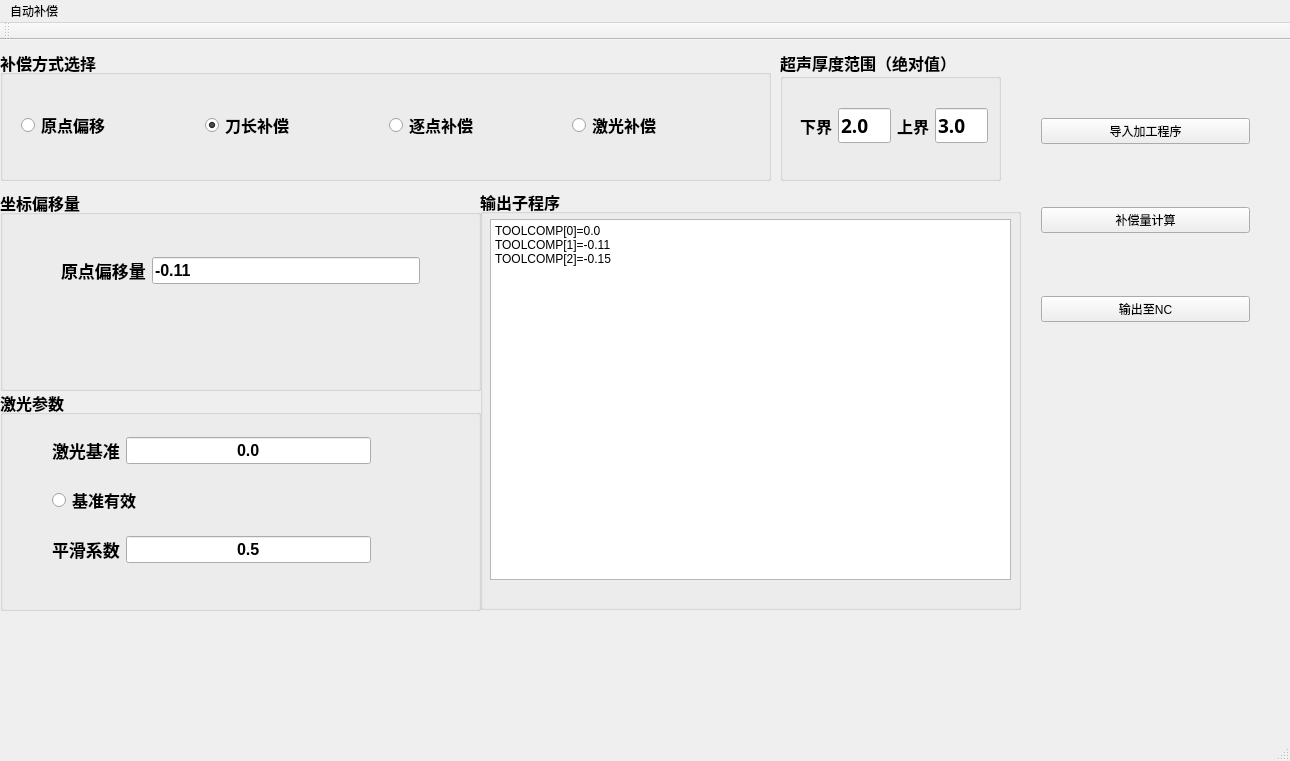
<?xml version="1.0" encoding="UTF-8"?>
<ui version="4.0">
 <class>ultra_compensateClass</class>
 <widget class="QMainWindow" name="ultra_compensateClass">
  <property name="geometry">
   <rect>
    <x>0</x>
    <y>0</y>
    <width>1290</width>
    <height>761</height>
   </rect>
  </property>
  <property name="windowTitle">
   <string>ultra_compensate</string>
  </property>
  <widget class="QWidget" name="centralWidget">
   <widget class="QGroupBox" name="groupBox">
    <property name="geometry">
     <rect>
      <x>0</x>
      <y>10</y>
      <width>771</width>
      <height>131</height>
     </rect>
    </property>
    <property name="font">
     <font>
      <pointsize>12</pointsize>
      <weight>75</weight>
      <bold>true</bold>
     </font>
    </property>
    <property name="title">
     <string>补偿方式选择</string>
    </property>
    <widget class="QWidget" name="layoutWidget">
     <property name="geometry">
      <rect>
       <x>10</x>
       <y>30</y>
       <width>751</width>
       <height>91</height>
      </rect>
     </property>
     <layout class="QHBoxLayout" name="horizontalLayout">
      <item>
       <widget class="QRadioButton" name="rtn_origin_move">
        <property name="text">
         <string>原点偏移</string>
        </property>
       </widget>
      </item>
      <item>
       <widget class="QRadioButton" name="rtn_tool_comp">
        <property name="text">
         <string>刀长补偿</string>
        </property>
        <property name="checked">
         <bool>true</bool>
        </property>
       </widget>
      </item>
      <item>
       <widget class="QRadioButton" name="rtn_p2p_comp">
        <property name="text">
         <string>逐点补偿</string>
        </property>
       </widget>
      </item>
      <item>
       <widget class="QRadioButton" name="rtn_laser_comp">
        <property name="text">
         <string>激光补偿</string>
        </property>
       </widget>
      </item>
     </layout>
    </widget>
   </widget>
   <widget class="QWidget" name="layoutWidget">
    <property name="geometry">
     <rect>
      <x>1030</x>
      <y>10</y>
      <width>231</width>
      <height>341</height>
     </rect>
    </property>
    <layout class="QVBoxLayout" name="layout_ptn_compensate">
     <item>
      <widget class="QPushButton" name="ptn_import_proc">
       <property name="text">
        <string>导入加工程序</string>
       </property>
      </widget>
     </item>
     <item>
      <widget class="QPushButton" name="ptn_compensate_cal">
       <property name="text">
        <string>补偿量计算</string>
       </property>
      </widget>
     </item>
     <item>
      <widget class="QPushButton" name="ptn_output2NC">
       <property name="text">
        <string>输出至NC</string>
       </property>
      </widget>
     </item>
    </layout>
   </widget>
   <widget class="QGroupBox" name="groupBox_2">
    <property name="geometry">
     <rect>
      <x>0</x>
      <y>150</y>
      <width>481</width>
      <height>201</height>
     </rect>
    </property>
    <property name="font">
     <font>
      <pointsize>12</pointsize>
      <weight>75</weight>
      <bold>true</bold>
     </font>
    </property>
    <property name="title">
     <string>坐标偏移量</string>
    </property>
    <widget class="QWidget" name="layoutWidget">
     <property name="geometry">
      <rect>
       <x>50</x>
       <y>40</y>
       <width>381</width>
       <height>81</height>
      </rect>
     </property>
     <layout class="QHBoxLayout" name="horizontalLayout_2">
      <item>
       <widget class="QLabel" name="label">
        <property name="font">
         <font>
          <pointsize>13</pointsize>
          <weight>75</weight>
          <bold>true</bold>
         </font>
        </property>
        <property name="text">
         <string>原点偏移量</string>
        </property>
       </widget>
      </item>
      <item>
       <widget class="QLineEdit" name="ldt_bais">
        <property name="text">
         <string>-0.11</string>
        </property>
       </widget>
      </item>
     </layout>
    </widget>
   </widget>
   <widget class="QGroupBox" name="groupBox_3">
    <property name="geometry">
     <rect>
      <x>480</x>
      <y>149</y>
      <width>541</width>
      <height>421</height>
     </rect>
    </property>
    <property name="font">
     <font>
      <pointsize>12</pointsize>
      <weight>75</weight>
      <bold>true</bold>
     </font>
    </property>
    <property name="title">
     <string>输出子程序</string>
    </property>
    <widget class="QTextEdit" name="tdt_mpf">
     <property name="geometry">
      <rect>
       <x>10</x>
       <y>30</y>
       <width>521</width>
       <height>361</height>
      </rect>
     </property>
     <property name="html">
      <string>&lt;!DOCTYPE HTML PUBLIC &quot;-//W3C//DTD HTML 4.0//EN&quot; &quot;http://www.w3.org/TR/REC-html40/strict.dtd&quot;&gt;
&lt;html&gt;&lt;head&gt;&lt;meta name=&quot;qrichtext&quot; content=&quot;1&quot; /&gt;&lt;style type=&quot;text/css&quot;&gt;
p, li { white-space: pre-wrap; }
&lt;/style&gt;&lt;/head&gt;&lt;body style=&quot; font-family:'SimSun'; font-size:12pt; font-weight:600; font-style:normal;&quot;&gt;
&lt;p style=&quot; margin-top:0px; margin-bottom:0px; margin-left:0px; margin-right:0px; -qt-block-indent:0; text-indent:0px;&quot;&gt;&lt;span style=&quot; font-size:9pt; font-weight:400;&quot;&gt;TOOLCOMP[0]=0.0&lt;/span&gt;&lt;/p&gt;
&lt;p style=&quot; margin-top:0px; margin-bottom:0px; margin-left:0px; margin-right:0px; -qt-block-indent:0; text-indent:0px;&quot;&gt;&lt;span style=&quot; font-size:9pt; font-weight:400;&quot;&gt;TOOLCOMP[1]=-0.11&lt;/span&gt;&lt;/p&gt;
&lt;p style=&quot; margin-top:0px; margin-bottom:0px; margin-left:0px; margin-right:0px; -qt-block-indent:0; text-indent:0px;&quot;&gt;&lt;span style=&quot; font-size:9pt; font-weight:400;&quot;&gt;TOOLCOMP[2]=-0.15&lt;/span&gt;&lt;/p&gt;&lt;/body&gt;&lt;/html&gt;</string>
     </property>
    </widget>
   </widget>
   <widget class="QGroupBox" name="groupBox_4">
    <property name="geometry">
     <rect>
      <x>780</x>
      <y>10</y>
      <width>221</width>
      <height>131</height>
     </rect>
    </property>
    <property name="font">
     <font>
      <family>Adobe Arabic</family>
      <pointsize>12</pointsize>
      <weight>75</weight>
      <bold>true</bold>
     </font>
    </property>
    <property name="title">
     <string>超声厚度范围（绝对值）</string>
    </property>
    <widget class="QWidget" name="horizontalLayoutWidget">
     <property name="geometry">
      <rect>
       <x>9</x>
       <y>30</y>
       <width>210</width>
       <height>91</height>
      </rect>
     </property>
     <layout class="QHBoxLayout" name="horizontalLayout_3">
      <item>
       <widget class="QLabel" name="label_2">
        <property name="maximumSize">
         <size>
          <width>100</width>
          <height>16777215</height>
         </size>
        </property>
        <property name="font">
         <font>
          <family>Adobe Arabic</family>
          <pointsize>12</pointsize>
          <weight>75</weight>
          <bold>true</bold>
         </font>
        </property>
        <property name="text">
         <string>下界</string>
        </property>
       </widget>
      </item>
      <item>
       <widget class="QLineEdit" name="tool_threshold">
        <property name="maximumSize">
         <size>
          <width>70</width>
          <height>16777215</height>
         </size>
        </property>
        <property name="font">
         <font>
          <family>Adobe Arabic</family>
          <pointsize>14</pointsize>
          <weight>75</weight>
          <bold>true</bold>
         </font>
        </property>
        <property name="text">
         <string>2.0</string>
        </property>
       </widget>
      </item>
      <item>
       <widget class="QLabel" name="label_4">
        <property name="text">
         <string>上界</string>
        </property>
       </widget>
      </item>
      <item>
       <widget class="QLineEdit" name="tool_threshold_2">
        <property name="maximumSize">
         <size>
          <width>70</width>
          <height>16777215</height>
         </size>
        </property>
        <property name="font">
         <font>
          <family>Adobe Arabic</family>
          <pointsize>14</pointsize>
          <weight>75</weight>
          <bold>true</bold>
         </font>
        </property>
        <property name="text">
         <string>3.0</string>
        </property>
       </widget>
      </item>
     </layout>
    </widget>
   </widget>
   <widget class="QGroupBox" name="laser_standard_group">
    <property name="geometry">
     <rect>
      <x>0</x>
      <y>350</y>
      <width>481</width>
      <height>221</height>
     </rect>
    </property>
    <property name="font">
     <font>
      <pointsize>12</pointsize>
      <weight>75</weight>
      <bold>true</bold>
     </font>
    </property>
    <property name="title">
     <string>激光参数</string>
    </property>
    <widget class="QWidget" name="layoutWidget">
     <property name="geometry">
      <rect>
       <x>41</x>
       <y>21</y>
       <width>341</width>
       <height>181</height>
      </rect>
     </property>
     <layout class="QVBoxLayout" name="verticalLayout">
      <item>
       <layout class="QHBoxLayout" name="horizontalLayout_4">
        <item>
         <widget class="QLabel" name="label_3">
          <property name="font">
           <font>
            <pointsize>13</pointsize>
            <weight>75</weight>
            <bold>true</bold>
           </font>
          </property>
          <property name="text">
           <string>激光基准</string>
          </property>
         </widget>
        </item>
        <item>
         <widget class="QLineEdit" name="ldt_standard">
          <property name="text">
           <string>0.0</string>
          </property>
          <property name="alignment">
           <set>Qt::AlignCenter</set>
          </property>
         </widget>
        </item>
       </layout>
      </item>
      <item>
       <widget class="QRadioButton" name="rtn_uni_standard">
        <property name="text">
         <string>基准有效</string>
        </property>
       </widget>
      </item>
      <item>
       <layout class="QHBoxLayout" name="horizontalLayout_6">
        <item>
         <widget class="QLabel" name="label_5">
          <property name="font">
           <font>
            <pointsize>13</pointsize>
            <weight>75</weight>
            <bold>true</bold>
           </font>
          </property>
          <property name="text">
           <string>平滑系数</string>
          </property>
         </widget>
        </item>
        <item>
         <widget class="QLineEdit" name="ldt_smooth_factor">
          <property name="text">
           <string>0.5</string>
          </property>
          <property name="alignment">
           <set>Qt::AlignCenter</set>
          </property>
         </widget>
        </item>
       </layout>
      </item>
     </layout>
    </widget>
   </widget>
  </widget>
  <widget class="QMenuBar" name="menuBar">
   <property name="geometry">
    <rect>
     <x>0</x>
     <y>0</y>
     <width>1290</width>
     <height>23</height>
    </rect>
   </property>
   <widget class="QMenu" name="menu">
    <property name="title">
     <string>自动补偿</string>
    </property>
   </widget>
   <addaction name="menu"/>
  </widget>
  <widget class="QToolBar" name="mainToolBar">
   <attribute name="toolBarArea">
    <enum>TopToolBarArea</enum>
   </attribute>
   <attribute name="toolBarBreak">
    <bool>false</bool>
   </attribute>
  </widget>
  <widget class="QStatusBar" name="statusBar"/>
 </widget>
 <layoutdefault spacing="6" margin="11"/>
 <resources/>
 <connections/>
</ui>
